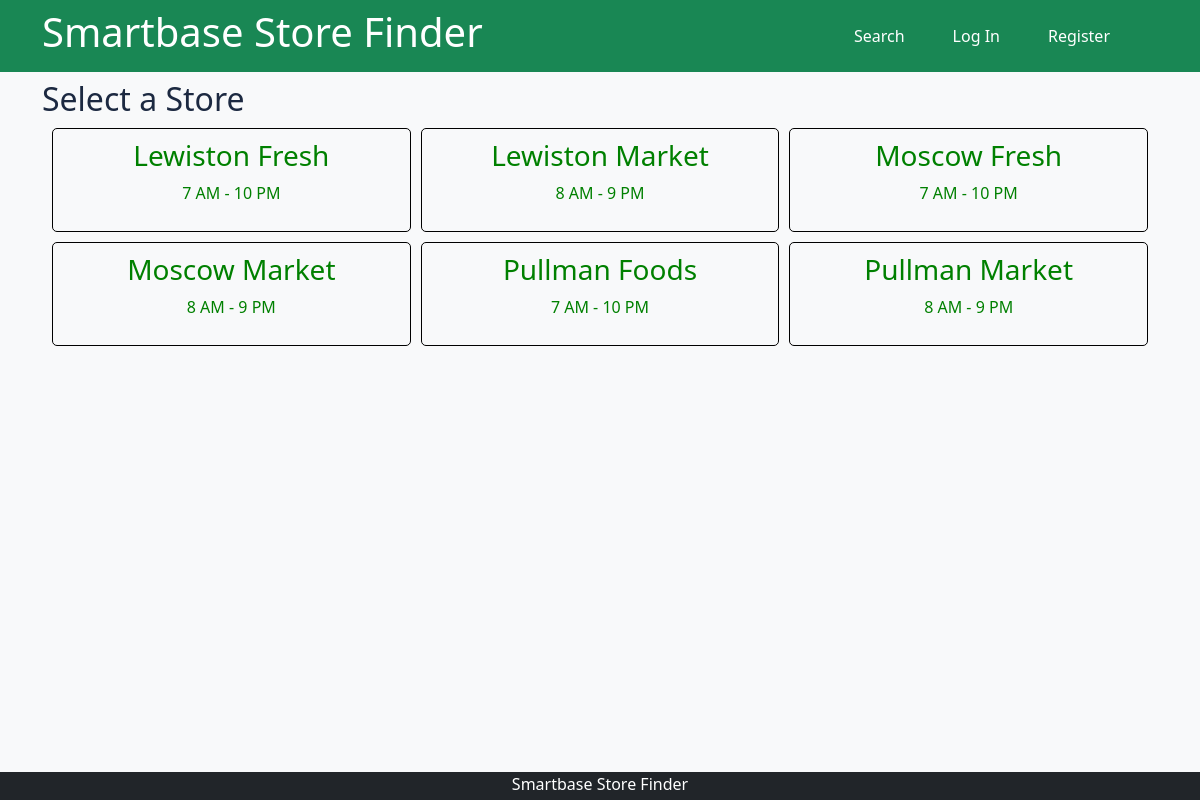
The page / on the database its author committed.
### tables this page shows
CREATE TABLE `store` (
  `StoreID` int(11) NOT NULL,
  `LocationID` int(11) NOT NULL,
  `Name` varchar(150) NOT NULL,
  `Type` varchar(60) NOT NULL,
  `PriceRating` tinyint(3) UNSIGNED DEFAULT NULL,
  `HoursOfOperation` varchar(160) DEFAULT NULL,
  `CustomerReviews` decimal(3,2) DEFAULT NULL
);

### index.php (the view, shortened to what this page needs)
<?php
require_once 'db.php';
$sql = "SELECT Name, HoursOfOperation FROM store ORDER BY Name";
$result = $conn->query($sql);
?>
<!DOCTYPE html>
<html lang="en">
<head>
    <link rel="stylesheet" href="bootstrap-5.3.8-dist/css/bootstrap.min.css">
    <link rel="stylesheet" href="style.css">
</head>
<body class="bg-light d-flex flex-column min-vh-100">
    <header class="bg-success text-white p-2">
        <div class="container d-flex justify-content-between align-items-center">
            <h1>Smartbase Store Finder</h1>
            <nav class="d-flex gap-5">
                <a href="search.php" class="text-white text-decoration-none">
                    Search
                </a>
                <a href="login.php" class="text-white text-decoration-none">
                    Log In
                </a>
                <a href="register.php" class="text-white text-decoration-none">
                    Register
                </a>
        </div>
    </header>
    <main class="container py-2 flex-grow-1">
        <h2>Select a Store</h2>
        <div class="storeGrid">
            <?php if ($result && $result->num_rows > 0) { ?>
                <?php while ($store = $result->fetch_assoc()) { ?>
                    <a href="search.php?store=<?php echo urlencode($store['Name']); ?>"
                       class="storeCard">
                        <h3><?php echo htmlspecialchars($store['Name']); ?></h3>
                        <p><?php echo htmlspecialchars($store['HoursOfOperation']); ?></p>
                    </a>
                <?php } ?>
            <?php } else { ?>
                <p>No stores found.</p>
            <?php } ?>
    </main>
    <footer class="bg-dark text-white mt-10">
        <div class="container text-center">
            <p class="mb-1">Smartbase Store Finder</p>
        </div>
    </footer>
</body>
</html>

### style.css (style rules this page uses)
body { background-color: #f3f6fb; color: #1c2941; }
.storeGrid { display: grid; grid-template-columns: repeat(3, 1fr); gap: 10px; margin: 10px; }
.storeCard { border: 1px solid black; border-radius: 5px; padding: 10px; text-align: center; text-decoration: none; color: green; }

### rows shown on the page
store: Name "Lewiston Fresh", HoursOfOperation "7 AM - 10 PM"
store: Name "Lewiston Market", HoursOfOperation "8 AM - 9 PM"
store: Name "Moscow Fresh", HoursOfOperation "7 AM - 10 PM"
store: Name "Moscow Market", HoursOfOperation "8 AM - 9 PM"
store: Name "Pullman Foods", HoursOfOperation "7 AM - 10 PM"
store: Name "Pullman Market", HoursOfOperation "8 AM - 9 PM"
